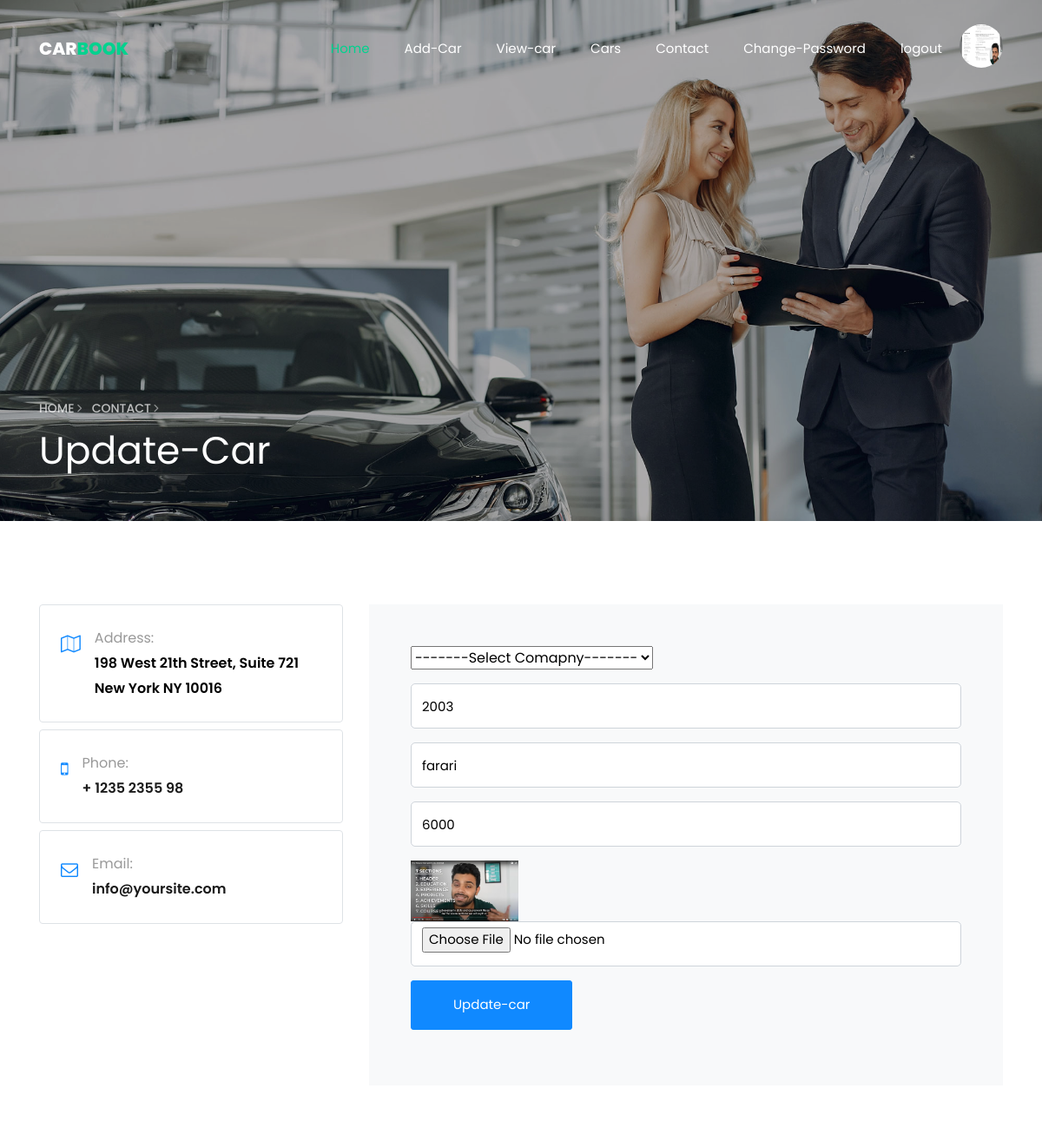
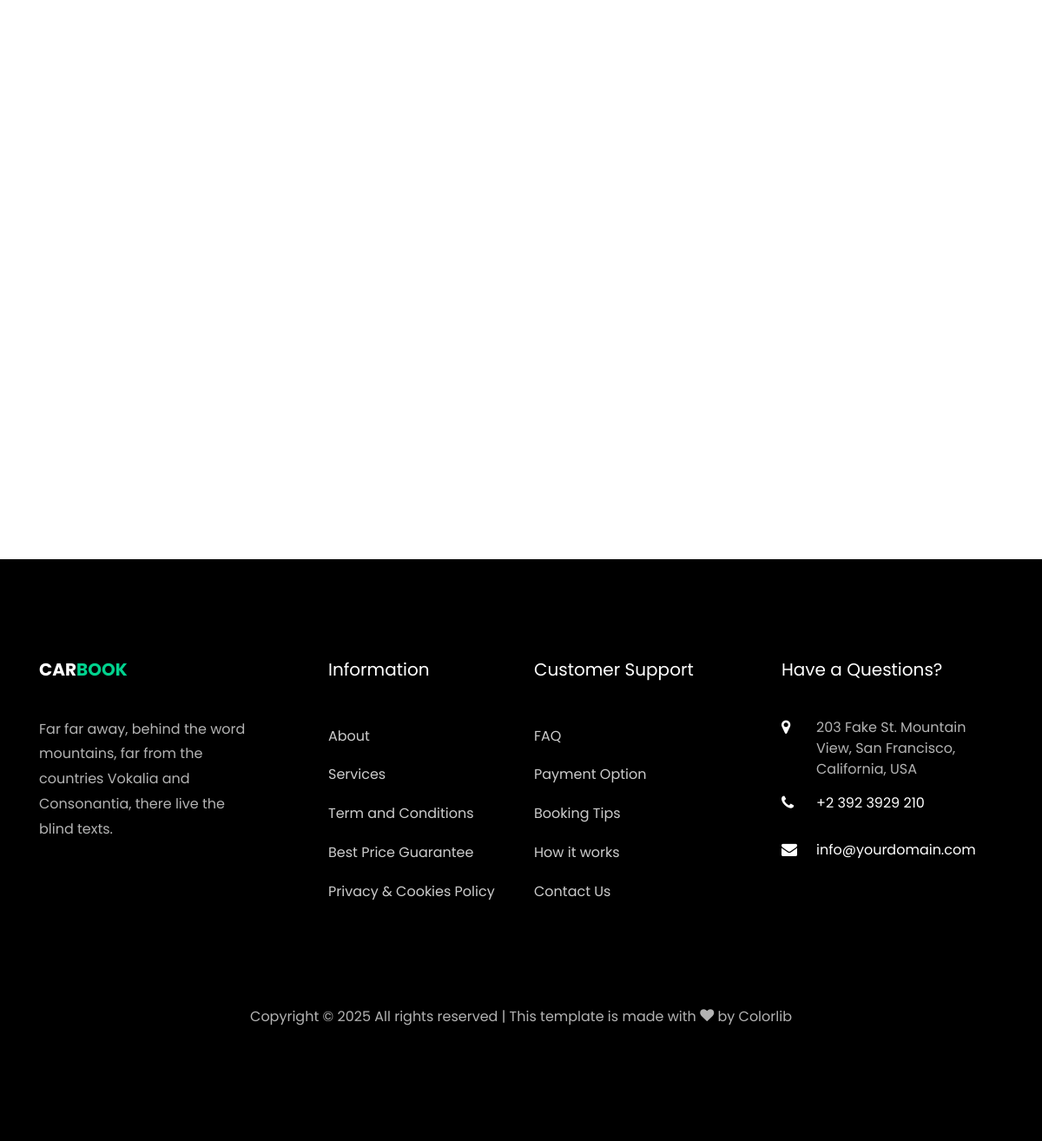
The page /update/2 (signed in) on the database its author committed (2 pictures, top to bottom).
### myapp/models.py (models this page shows, shortened)
class Car(models.Model):
    user = models.ForeignKey(User,on_delete=models.CASCADE)
    company = (
        ('Maruti','Maruti'),
        ('Mahindra','Mahindra'),
        ('Hyundai','Hyundai'),
    )
    cyear = models.IntegerField()
    compnaychoice = models.CharField(max_length=120,choices=company)
    cname = models.CharField(max_length=120)
    cprice = models.IntegerField()
    cimage = models.ImageField(default="",upload_to="car/")

### myapp/views.py (the view)
# urls.py: path('update/<int:pk>', views.update, name='update'),
def update(request,pk):
    user = User.objects.get(email = request.session['email'])
    car = Car.objects.get(pk=pk)
    if request.method=="POST":
        car.cname = request.POST["cname"]
        car.cprice = request.POST["cprice"]
        car.cyear = request.POST["cyear"]
        car.compnaychoice == request.POST["company"]
        try:
            car.cimage = request.FILES['cimage']
        except:
            pass
        car.save()
        return redirect('view')
    else:
        return render(request,'update.html',{'car':car})

### myapp/templates/update.html (shortened to what this page needs)
{% extends "bheader.html" %}
{% load static %}
{% block content %}
<!DOCTYPE html>
<html lang="en">
    <section class="hero-wrap hero-wrap-2 js-fullheight" style="background-image: url('{% static 'images/bg_3.jpg' %}');" data-stellar-background-ratio="0.5">
      <div class="overlay"></div>
      <div class="container">
        <div class="row no-gutters slider-text js-fullheight align-items-end justify-content-start">
          <div class="col-md-9 ftco-animate pb-5">
          	<p class="breadcrumbs"><span class="mr-2"><a href="index.html">Home <i class="ion-ios-arrow-forward"></i></a></span> <span>Contact <i class="ion-ios-arrow-forward"></i></span></p>
            <h1 class="mb-3 bread">Update-Car</h1>
          </div>
        </div>
      </div>
    </section>
    <section class="ftco-section contact-section">
      <div class="container">
        <div class="row d-flex mb-5 contact-info">
        	<div class="col-md-4">
        		<div class="row mb-5">
		          <div class="col-md-12">
		          	<div class="border w-100 p-4 rounded mb-2 d-flex">
			          	<div class="icon mr-3">
			          		<span class="icon-map-o"></span>
			          	</div>
			            <p><span>Address:</span> 198 West 21th Street, Suite 721 New York NY 10016</p>
			          </div>
		          </div>
		          <div class="col-md-12">
		          	<div class="border w-100 p-4 rounded mb-2 d-flex">
			          	<div class="icon mr-3">
			          		<span class="icon-mobile-phone"></span>
			          	</div>
			            <p><span>Phone:</span> <a href="tel://1234567920">+ 1235 2355 98</a></p>
			          </div>
		          </div>
		          <div class="col-md-12">
		          	<div class="border w-100 p-4 rounded mb-2 d-flex">
			          	<div class="icon mr-3">
			          		<span class="icon-envelope-o"></span>
			          	</div>
			            <p><span>Email:</span> <a href="mailto:info@yoursite.com">info@yoursite.com</a></p>
			          </div>
		          </div>
		        </div>
          </div>
          <div class="col-md-8 block-9 mb-md-5">
            <form action="{% url 'update' pk=car.pk %}" class="bg-light p-5 contact-form" method="post" enctype="multipart/form-data">
              <div class="form-group">
                <select name="company" id="">
                  <option value="" hidden>-------Select Comapny-------</option>
                </select>
              </div>
              <div class="form-group">
                <input type="number" class="form-control" value="{{car.cyear}}" name="cyear">
              </div>
              <div class="form-group">
                <input type="text" class="form-control" value="{{car.cname}}" name="cname">
              </div>
              <div class="form-group">
                <input type="number" class="form-control" value="{{car.cprice}}" name="cprice">
              </div>
              <img src="{{car.cimage.url}}" height="70px" alt="">
              <div class="form-group">
                <input type="file" class="form-control" name="cimage">
              </div>
              <div class="form-group">
                <input type="submit" value="Update-car" class="btn btn-primary py-3 px-5">
              </div>
            </form>
          </div>
        </div>
        <div class="row justify-content-center">
        	<div class="col-md-12">
        		<div id="map" class="bg-white"></div>
        	</div>
        </div>
      </div>
    </section>
    {% endblock %}

### myapp/static/css/icomoon.css (style rules this page uses)
[class^="icon-"], [class*=" icon-"] { font-family: 'icomoon' !important; speak: none; font-style: normal; font-weight: normal; font-variant: normal; text-transform: none; line-height: 1; -webkit-font-smoothing: antialiased; -moz-osx-font-smoothing: grayscale; }
.icon-envelope-o:before { content: "\f003"; }
.icon-mobile-phone:before { content: "\f10b"; }
.icon-map-o:before { content: "\f278"; }

### rows shown on the page
Car: cyear "2003", cname "farari", cprice "6000", cimage (picture)
